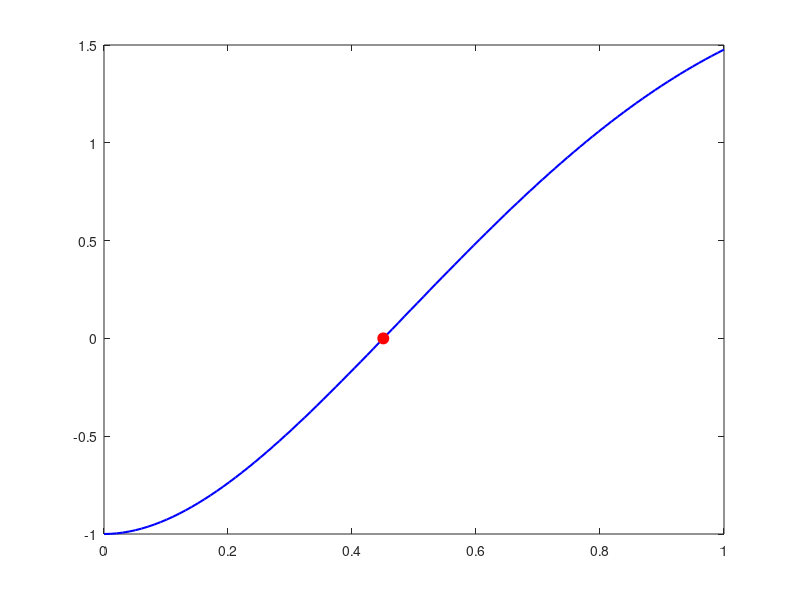

Here is the MATLAB script that generated this plot: (Note: this script raises an error after producing the figure.)

clc; clear; close all;

f = @(x) 8*x.*sin(x).*exp(-x) - 1;
x0 = 0.3;
x1 = 0.5;
tol = 1e-4;
max_iter = 5;

X = [x0, x1];
fprintf('Iteración\t x_i\t\t f(x_i)\t\t Error Relativo (%%)\n');

for i = 1:max_iter
    f0 = f(X(end-1));
    f1 = f(X(end));
    x_new = X(end) - f1 * (X(end) - X(end-1)) / (f1 - f0);
    error_rel = abs((x_new - X(end)) / x_new) * 100;
    fprintf('%d\t\t %.4f\t %.4f\t %.4f\n', i, X(end), f1, error_rel);
    X = [X, x_new];
    if error_rel < tol
        break;
    end
end

x_vals = linspace(0, 1, 100);
y_vals = f(x_vals);

figure;
plot(x_vals, y_vals, 'b', 'LineWidth', 1.5);

hold on;
plot(X(end), f(X(end)), 'ro', 'MarkerSize', 8, 'MarkerFaceColor', 'r');
yline(0, '--k');
xlabel('x');
ylabel('f(x)');
title('Método de la Secante');
grid on;
legend('f(x)', 'Raíz aproximada');